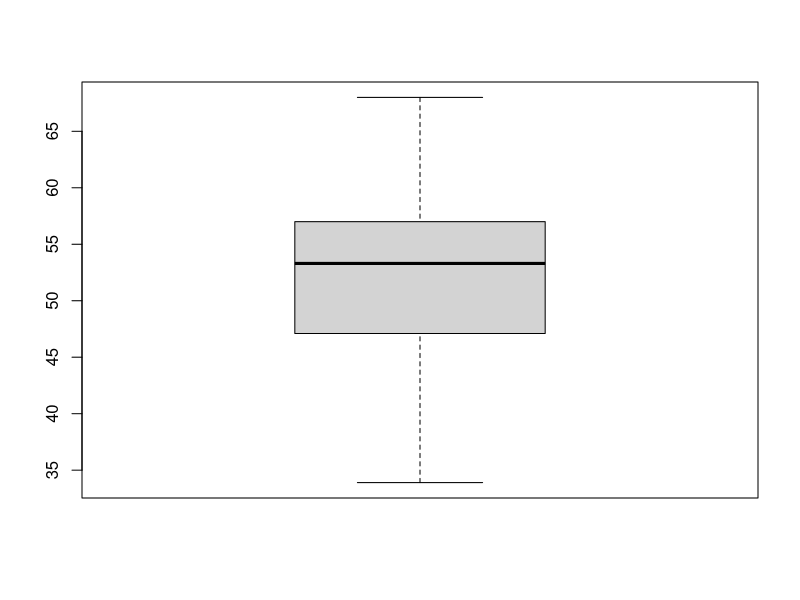
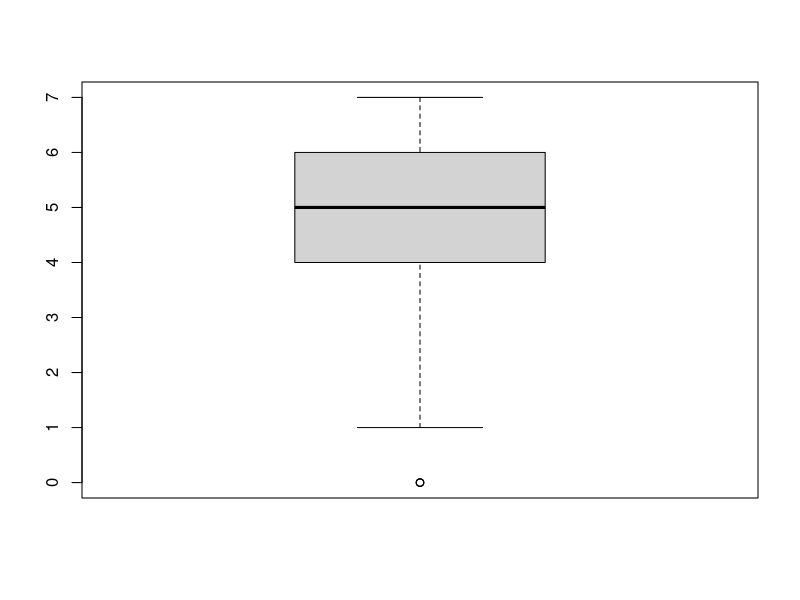
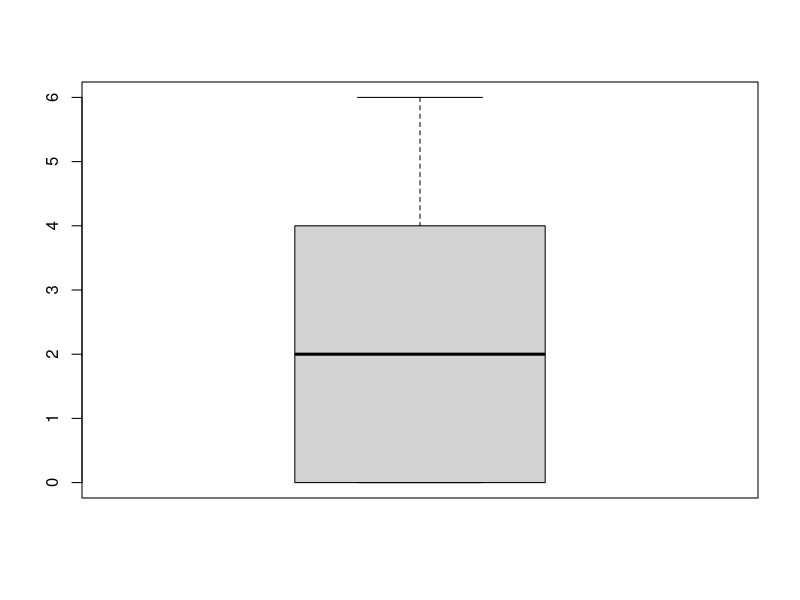
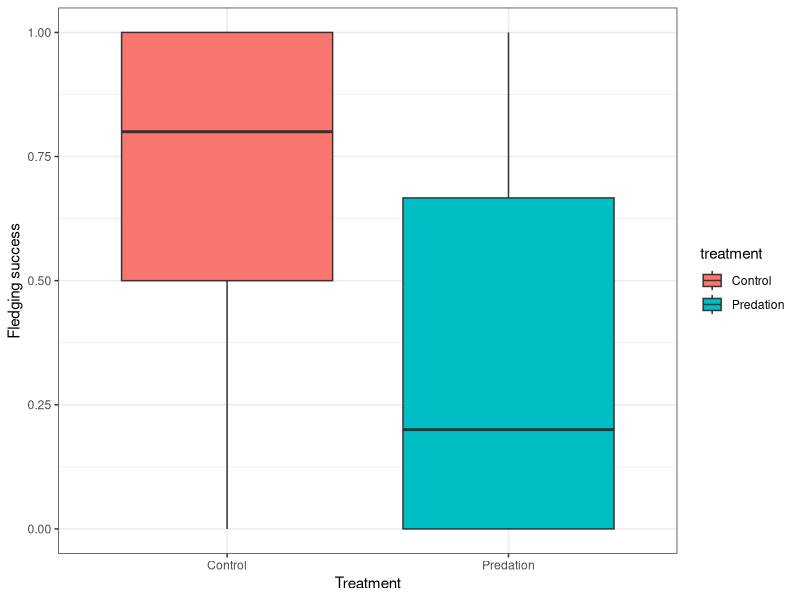
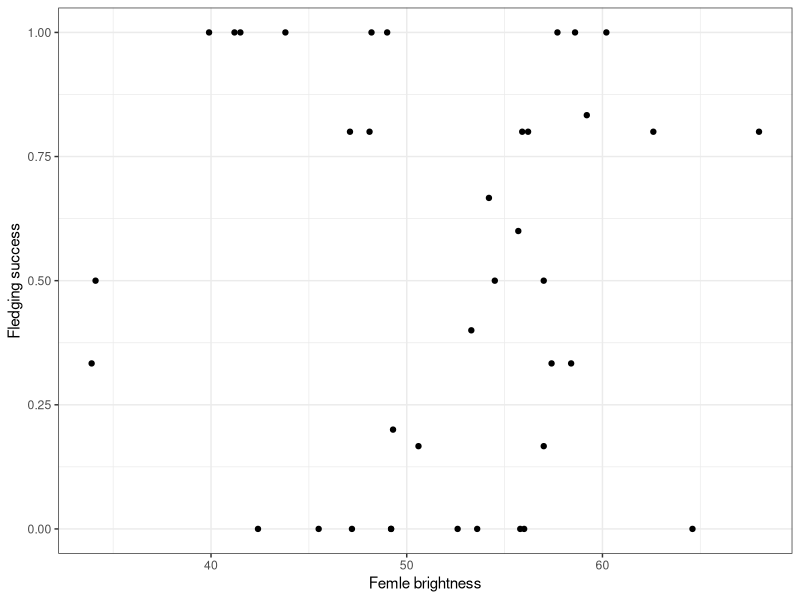

The R source for these figures, in order:
## ---- chunk 1
# load packages and data 
library(ggplot2)
library(dslabs)
library(dplyr)
## ---- chunk 2
# Type your answer in this box using R code 
swallows <- read.csv("swallows.csv", header = T, sep = ",")
brightness <- read.csv("brightness.csv", header = T, sep = ",")

head(swallows)
head(brightness)

# Google? y/n
# No
## ---- chunk 3
#Answer
# Joining the brightness df to the swallows df using left_join (swallows df in the left)

swallows2 <- left_join(swallows, brightness, by = join_by(nestbox))

# Checking if the brightness column was added
str(swallows2)

# Picking a random nest id to confirm that they have the correct brightness value in the new df
brightness %>% filter(nestbox == "2_95")
swallows2 %>% filter(nestbox == "2_95")

#Google? y/n
# The Help tab in R because I couldn't remember how to specify the column to join by
## ---- chunk 4
# Answer
summary(swallows2)
filter(swallows2, is.na(brightness) == T)

table(swallows2$treatment)
table(swallows2$nestbox)
boxplot(swallows2$brightness)
boxplot(swallows2$brood)
boxplot(swallows2$n_fledged)


# There only seems to be one error, the NA value in brightness, but I didn't remove it because the rest of the data may be useful

# Google? y/n
# No
## ---- chunk 5
#Answer

swallows2$prop_fledged <- swallows2$n_fledged/swallows2$brood

# Google? y/n
# No
## ---- chunk 6
# Answer 
mean(swallows2$prop_fledged, na.rm = T)

# Google? y/n
# No
## ---- chunk 7
# Answer
ggplot(swallows2, aes(x = treatment, y = prop_fledged, fill = treatment)) +
  geom_boxplot() +
  labs(x = "Treatment", y = "Fledging success") +
  theme_bw()

# Success in the control is slightly higher compared to the predation treatment

# Google? y/n
#No
## ---- chunk 8
# Answer

ggplot(swallows2, aes(x = brightness, y = prop_fledged)) +
  geom_point() +
  labs(x = "Femle brightness", y = "Fledging success") +
  theme_bw()

# There doesn't seem to be any indication that female brightness is related to fledging success

# Google? y/n
# No
